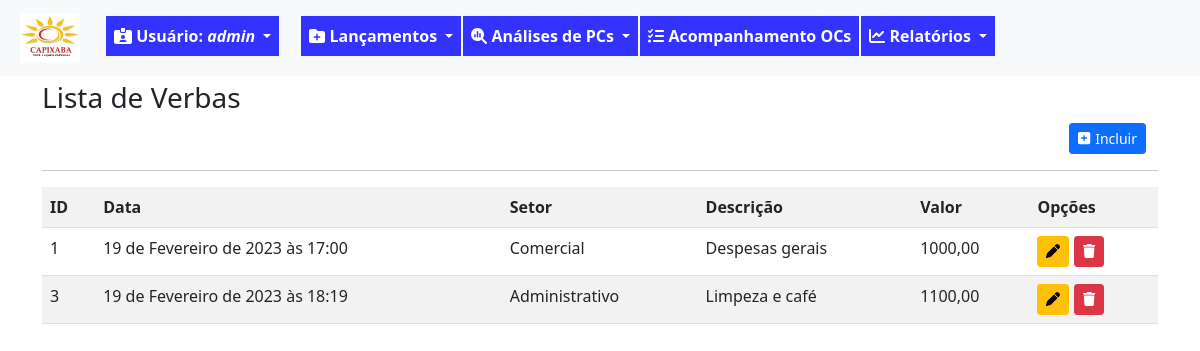
Screenshot of /verbas/listar/ (signed in) with the database file from the repository.
### fluxo/models.py (models this page shows, shortened)
class Verba(models.Model):
    data_verba = models.DateTimeField(verbose_name='Data Lançamento', default=timezone.now)
    valor_verba = models.DecimalField(verbose_name='Valor da Verba', max_digits=9, decimal_places=2)
    setor_verba = models.ForeignKey(Setor, on_delete=models.PROTECT, verbose_name='Setor')
    desc_verba = models.CharField(verbose_name='Descrição', max_length=200)
    motivo_verba = models.TextField(verbose_name='Motivo', max_length=1000, blank=True, null=True)

class Setor(models.Model):
    setor_desc = models.CharField(verbose_name='Setor', max_length=100, unique=True)
    def __str__(self):
        return self.setor_desc

### fluxo/views.py (the view)
# urls.py: path('verbas/listar/', VerbaList.as_view(), name='lista-verbas'),
class VerbaList(GroupRequiredMixin, LoginRequiredMixin,ListView):
    login_url = reverse_lazy('login')
    group_required = u'Aprovador'
    model = Verba
    template_name = 'fluxo/listas/lista-verbas.html'

### fluxo/templates/fluxo/listas/lista-verbas.html (shortened to what this page needs)
{% extends 'paginas/base.html' %}
{% load static %}
{% block conteudo %}
<h3 style="margin-top: 5px;">Lista de Verbas </h3>
<div class="container container-dir">
    <a href="{% url 'cad-verbas' %}" class="btn btn-primary btn-sm" title="Incluir nova verba">
        <i style="margin-right: 5px" class="fa-solid fa-square-plus"></i>Incluir</a>
</div>
<hr>
<div class="table-responsive">
    <table class="table table-striped">
        <tr>
            <th>ID</th>
            <th>Data</th>
            <th>Setor</th>
            <th>Descrição</th>
            <th>Valor</th>
            <th>Opções</th>
        </tr>
        {% for verba in object_list %}
        <tr>
            <td>{{ verba.pk }}</td>
            <td>{{ verba.data_verba }}</td>
            <td>{{ verba.setor_verba }}</td>
            <td>{{ verba.desc_verba }}</td>
            <td>{{ verba.valor_verba }}</td>
            <td>
                <a href="{% url 'alter-verbas' verba.pk %}" class="btn btn-warning btn-sm" title="Alterar Verba"><i class="fa-solid fa-pen"></i></a>
                <a href="{% url 'excl-verbas' verba.pk %}" class="btn btn-danger btn-sm" title="Excluir Verba"><i class="fa-solid fa-trash"></i></a>
            </td>
        </tr>
        {% empty %}
        <tr>
            <td colspan="6">Lista vazia</td>
        </tr>
        {% endfor%}
    </table>
</div>
{% endblock conteudo %}

### paginas/templates/paginas/base.html (shortened to what this page needs)
{% load static %}
{% load crispy_forms_tags %}
<!DOCTYPE html>
<html lang="pt-br">
<head>
    <link rel="stylesheet" href="{% static 'css/estilo.css' %}" type="text/css">
    <link rel="stylesheet" href="{% static 'css/bootstrap.min.css' %}" type="text/css">
    <link rel="stylesheet" href="{% static 'css/all.min.css' %}" type="text/css">
</head>
<body class="corpo">
    <header>
        {% block menu %}
        {% if request.user.is_authenticated %}
        <nav class="navbar navbar-expand-lg bg-light">
            <div class="container-fluid">
                <ul class="navbar-nav me-auto mb-lg-0">
                    <li class="nav-item">
                        <a class="navbar-brand nav-link" href="{% url 'index' %}"><img src="{% static 'img/logocpxb.jpeg' %}" width="60" height="50" alt=""></a>
                    </li>
                    <div class="nav-item dropdown mt-2">
                        <a style="color:white; margin-right: 20px;" class="nav-link dropdown-toggle btn-meu-menu" href="#" role="button" data-bs-toggle="dropdown" aria-expanded="false">
                            <i class="fa-solid fa-id-card-clip"></i><span> Usuário: <em>{{ request.user}}</em></span>
                        </a>
                    </div>
                    <div class="nav-item dropdown mt-2">
                        <a style="color:white" class="nav-link dropdown-toggle btn-meu-menu" href="#" role="button" data-bs-toggle="dropdown" aria-expanded="false">
                            <i class="fa-solid fa-folder-plus"></i>
                            <span>Lançamentos</span>
                        </a>
                    </div>
                    <div class="nav-item dropdown mt-2">
                        <a style="color:white" class="nav-link dropdown-toggle btn-meu-menu" href="#" role="button" data-bs-toggle="dropdown" aria-expanded="false">
                            <i class="fa-solid fa-magnifying-glass-chart"></i>
                            <span>Análises de PCs</span>
                        </a>
                    </div>
                    <li class="nav-item mt-2"><a style="color:white" class="nav-link btn-meu-menu" href="{% url 'index' %}">
                        <i class="fa-solid fa-list-check"></i>
                        <span>Acompanhamento OCs</span></a>
                    </li>
                    <div class="nav-item dropdown mt-2">
                        <a style="color:white" class="nav-link dropdown-toggle btn-meu-menu" href="#" role="button" data-bs-toggle="dropdown" aria-expanded="false">
                            <i class="fa-solid fa-chart-line"></i>
                            <span>Relatórios</span>
                        </a>
                    </div>
                </ul>
            </div>
        </nav>
        {% endif %}
        {% endblock menu %}
    </header>
        <div class="container">
        {% block conteudo %}{% endblock conteudo %}
        </div>
</body>
</html>

### static/css/estilo.css (style rules this page uses)
.corpo { margin-bottom: 80px; }
.btn-meu-menu { background-color:rgb(51, 51,255); font-size: medium; font-weight: bold; margin-left: 2px; }
.container-dir { text-align: right; }

### rows the page displays
Verba: pk "1", data_verba "19 de Fevereiro de 2023 às 17:00", setor_verba "Comercial", desc_verba "Despesas gerais", valor_verba "1000,00"
Verba: pk "3", data_verba "19 de Fevereiro de 2023 às 18:19", setor_verba "Administrativo", desc_verba "Limpeza e café", valor_verba "1100,00"

### other values shown
{{ request.user }} "admin"
